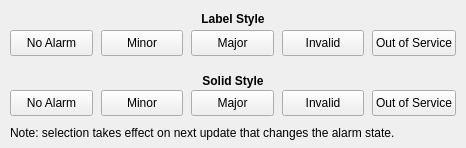
<?xml version="1.0" encoding="UTF-8"?>
<ui version="4.0">
 <class>QEAlarmColourSelection</class>
 <widget class="QWidget" name="QEAlarmColourSelection">
  <property name="geometry">
   <rect>
    <x>0</x>
    <y>0</y>
    <width>466</width>
    <height>148</height>
   </rect>
  </property>
  <property name="windowTitle">
   <string>Colour Selection</string>
  </property>
  <layout class="QVBoxLayout" name="verticalLayout">
   <property name="spacing">
    <number>0</number>
   </property>
   <property name="leftMargin">
    <number>0</number>
   </property>
   <property name="topMargin">
    <number>0</number>
   </property>
   <property name="rightMargin">
    <number>0</number>
   </property>
   <property name="bottomMargin">
    <number>0</number>
   </property>
   <item>
    <widget class="QFrame" name="mainWidgetFrame">
     <layout class="QGridLayout" name="gridLayout">
      <property name="leftMargin">
       <number>10</number>
      </property>
      <property name="topMargin">
       <number>8</number>
      </property>
      <property name="rightMargin">
       <number>10</number>
      </property>
      <property name="bottomMargin">
       <number>8</number>
      </property>
      <property name="horizontalSpacing">
       <number>8</number>
      </property>
      <property name="verticalSpacing">
       <number>4</number>
      </property>
      <item row="1" column="4">
       <widget class="QPushButton" name="pushButton_R14">
        <property name="sizePolicy">
         <sizepolicy hsizetype="Preferred" vsizetype="Preferred">
          <horstretch>0</horstretch>
          <verstretch>0</verstretch>
         </sizepolicy>
        </property>
        <property name="text">
         <string>Out of Service</string>
        </property>
       </widget>
      </item>
      <item row="1" column="0">
       <widget class="QPushButton" name="pushButton_R10">
        <property name="sizePolicy">
         <sizepolicy hsizetype="Preferred" vsizetype="Preferred">
          <horstretch>0</horstretch>
          <verstretch>0</verstretch>
         </sizepolicy>
        </property>
        <property name="text">
         <string>No Alarm</string>
        </property>
       </widget>
      </item>
      <item row="1" column="1">
       <widget class="QPushButton" name="pushButton_R11">
        <property name="sizePolicy">
         <sizepolicy hsizetype="Preferred" vsizetype="Preferred">
          <horstretch>0</horstretch>
          <verstretch>0</verstretch>
         </sizepolicy>
        </property>
        <property name="text">
         <string>Minor</string>
        </property>
       </widget>
      </item>
      <item row="0" column="0" colspan="5">
       <widget class="QLabel" name="label_1">
        <property name="minimumSize">
         <size>
          <width>0</width>
          <height>18</height>
         </size>
        </property>
        <property name="maximumSize">
         <size>
          <width>16777215</width>
          <height>18</height>
         </size>
        </property>
        <property name="font">
         <font>
          <bold>true</bold>
         </font>
        </property>
        <property name="text">
         <string>Label Style</string>
        </property>
        <property name="alignment">
         <set>Qt::AlignBottom|Qt::AlignHCenter</set>
        </property>
       </widget>
      </item>
      <item row="3" column="4">
       <widget class="QPushButton" name="pushButton_R24">
        <property name="sizePolicy">
         <sizepolicy hsizetype="Preferred" vsizetype="Preferred">
          <horstretch>0</horstretch>
          <verstretch>0</verstretch>
         </sizepolicy>
        </property>
        <property name="text">
         <string>Out of Service</string>
        </property>
       </widget>
      </item>
      <item row="3" column="1">
       <widget class="QPushButton" name="pushButton_R21">
        <property name="sizePolicy">
         <sizepolicy hsizetype="Preferred" vsizetype="Preferred">
          <horstretch>0</horstretch>
          <verstretch>0</verstretch>
         </sizepolicy>
        </property>
        <property name="text">
         <string>Minor</string>
        </property>
       </widget>
      </item>
      <item row="3" column="3">
       <widget class="QPushButton" name="pushButton_R23">
        <property name="sizePolicy">
         <sizepolicy hsizetype="Preferred" vsizetype="Preferred">
          <horstretch>0</horstretch>
          <verstretch>0</verstretch>
         </sizepolicy>
        </property>
        <property name="text">
         <string>Invalid</string>
        </property>
       </widget>
      </item>
      <item row="3" column="2">
       <widget class="QPushButton" name="pushButton_R22">
        <property name="sizePolicy">
         <sizepolicy hsizetype="Preferred" vsizetype="Preferred">
          <horstretch>0</horstretch>
          <verstretch>0</verstretch>
         </sizepolicy>
        </property>
        <property name="text">
         <string>Major</string>
        </property>
       </widget>
      </item>
      <item row="1" column="2">
       <widget class="QPushButton" name="pushButton_R12">
        <property name="sizePolicy">
         <sizepolicy hsizetype="Preferred" vsizetype="Preferred">
          <horstretch>0</horstretch>
          <verstretch>0</verstretch>
         </sizepolicy>
        </property>
        <property name="text">
         <string>Major</string>
        </property>
       </widget>
      </item>
      <item row="3" column="0">
       <widget class="QPushButton" name="pushButton_R20">
        <property name="sizePolicy">
         <sizepolicy hsizetype="Preferred" vsizetype="Preferred">
          <horstretch>0</horstretch>
          <verstretch>0</verstretch>
         </sizepolicy>
        </property>
        <property name="text">
         <string>No Alarm</string>
        </property>
       </widget>
      </item>
      <item row="2" column="0" colspan="5">
       <widget class="QLabel" name="label_2">
        <property name="minimumSize">
         <size>
          <width>0</width>
          <height>26</height>
         </size>
        </property>
        <property name="maximumSize">
         <size>
          <width>16777215</width>
          <height>22</height>
         </size>
        </property>
        <property name="font">
         <font>
          <bold>true</bold>
         </font>
        </property>
        <property name="text">
         <string>Solid Style</string>
        </property>
        <property name="alignment">
         <set>Qt::AlignBottom|Qt::AlignHCenter</set>
        </property>
       </widget>
      </item>
      <item row="1" column="3">
       <widget class="QPushButton" name="pushButton_R13">
        <property name="sizePolicy">
         <sizepolicy hsizetype="Preferred" vsizetype="Preferred">
          <horstretch>0</horstretch>
          <verstretch>0</verstretch>
         </sizepolicy>
        </property>
        <property name="text">
         <string>Invalid</string>
        </property>
       </widget>
      </item>
      <item row="4" column="0" colspan="5">
       <widget class="QLabel" name="label">
        <property name="minimumSize">
         <size>
          <width>0</width>
          <height>20</height>
         </size>
        </property>
        <property name="maximumSize">
         <size>
          <width>16777215</width>
          <height>20</height>
         </size>
        </property>
        <property name="font">
         <font>
          <pointsize>9</pointsize>
         </font>
        </property>
        <property name="text">
         <string>Note: selection takes effect on next update that changes the alarm state.</string>
        </property>
        <property name="alignment">
         <set>Qt::AlignBottom|Qt::AlignLeading|Qt::AlignLeft</set>
        </property>
       </widget>
      </item>
     </layout>
     <zorder>label_2</zorder>
     <zorder>pushButton_R12</zorder>
     <zorder>pushButton_R14</zorder>
     <zorder>pushButton_R23</zorder>
     <zorder>pushButton_R24</zorder>
     <zorder>pushButton_R11</zorder>
     <zorder>pushButton_R20</zorder>
     <zorder>pushButton_R21</zorder>
     <zorder>label_1</zorder>
     <zorder>pushButton_R10</zorder>
     <zorder>pushButton_R22</zorder>
     <zorder>pushButton_R13</zorder>
     <zorder>label</zorder>
    </widget>
   </item>
  </layout>
 </widget>
 <resources/>
 <connections/>
</ui>
